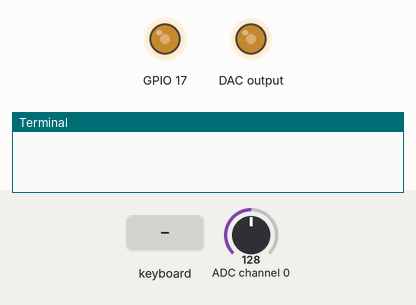
Bench run of a program on a simulated Raspberry Pi (BCM pin numbers). On the bench: output pins drawn as LEDs (lit = HIGH), the last lines printed to the terminal. Inputs (shaded band) come from the test bench; at power-on: ADC channel 0 = 128 (analog values on the 0–255 scale). The full-screen text the program places in the terminal is not drawn. At 4.3 s the program stops and its outputs stay as they are.

Above: at 1.28 s.
1.3 s: ADC channel 0 set to 178
At 1.45 s:
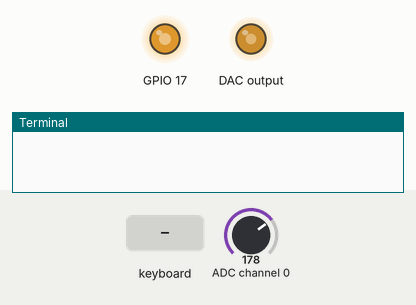
At 2.04 s:
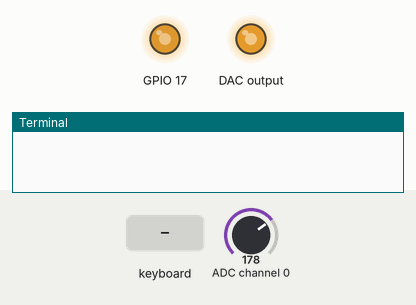
4.3 s: key enter typed on the keyboard
At 5.5 s:
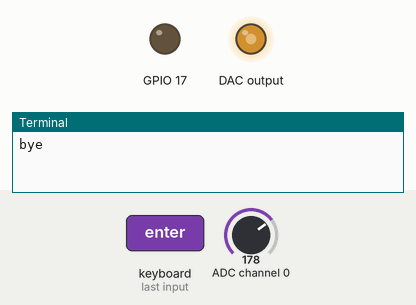
Timing chart, 0 to 5.8 s (numbered marks = the images above; inputs shaded):
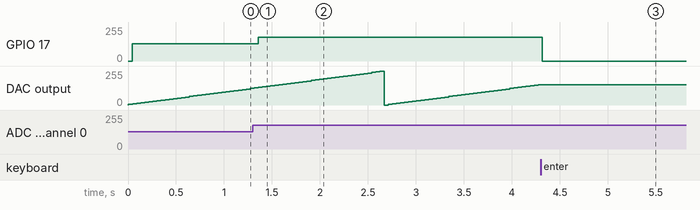

The program:

Softlight3.py
```python
# Filename: softlight3.py
# Project: Freenove kit using pigpio C and Python library
# Description: use 8591 ADC chip to control LED with potentiometer
# Author: JudaV
# date: october 2024

import time
import curses
import pigpio

# sudo pigpiod
# ./PCF8591.py

# Connect Pi 3V3 - VCC, Ground - Ground, SDA - SDA, SCL - SCL.

YL_40 = 0x48
pi = pigpio.pi()  # Connect to local Pi.
handle = pi.i2c_open(1, YL_40, 0)
stdscr = curses.initscr()
curses.noecho()
curses.cbreak()
aout = 0

stdscr.addstr(10, 0, "Brightness")
# stdscr.addstr(12, 0, "Temperature")
# stdscr.addstr(14, 0, "AOUT->AIN2")
# stdscr.addstr(16, 0, "Resistor")
stdscr.nodelay(1)

while True:
    for a in range(0, 4):
        aout = aout + 1
        # pi.i2c_write_byte_data(handle, 0x40 | ((a+1) & 0x03), aout&0xFF)
        pi.i2c_write_byte_data(handle, 0x40 | (0x04), aout & 0xFF)
        v = pi.i2c_read_byte(handle)
        # hashes = v / 4
        # spaces = 64 - hashes
        stdscr.addstr(10, 12, str(v) + " ")
        # stdscr.addstr(10+a*2, 16, '#' * hashes + ' ' * spaces )

    stdscr.refresh()
    time.sleep(0.04)
    pi.set_PWM_dutycycle(17, v)
    c = stdscr.getch()
    if c != curses.ERR:
        break

curses.nocbreak()
curses.echo()
curses.endwin()

pi.i2c_close(handle)
pi.write(17, 0)
pi.stop()
print("bye")
```

Measured:
- after the input at 1.3 s, GPIO 17: 128/255 → 178/255 after 0.06 s
- after the input at 4.3 s, GPIO 17: 178/255 → 0/255 at once; DAC output: stops changing and stays 152/255
